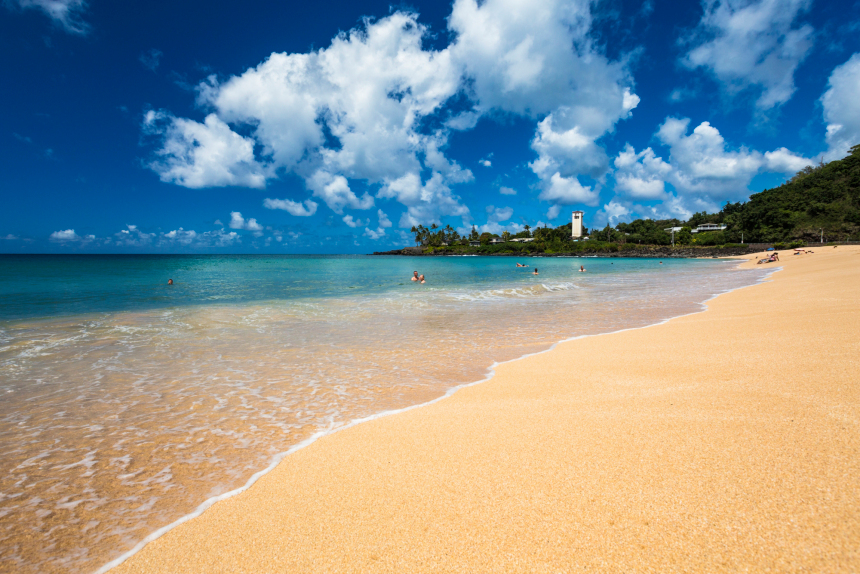
#> input picture projet final/kmeans/image3.jpg, 860 x 574 px
$ jupyter execute kmeans.ipynb
#> lines starting #> are read from the running program, lines starting #| are printed output that depends on the picture
[cell 1]
import cv2
import numpy as np
import matplotlib.pyplot as plt
from time import time
from sklearn.cluster import KMeans
from sklearn.utils import shuffle

[cell 2]
def image_segmentation(images, k):
#> called with images = 'image3.jpg', k = 2
    t1 =time()

    # load the image
    image = cv2.imread(images)
#> image is the input picture: shape (574, 860, 3); mean B, G, R 149.7, 150.6, 139.5
    image = cv2.cvtColor(image, cv2.COLOR_BGR2RGB)
    image = np.array(image, dtype=np.float64) / 255

    # shape of the original image (for reconstruction of the image)
    w, h, d = tuple(image.shape)
#> w = 574; h = 860; d = 3

    # reshaping the image to 2D array
    image_2D = image.reshape((-1, 3))
    image_2D = np.float32(image_2D)

    # extract a sample of the image for gain speed in execution
    image_array_sample = shuffle(image_2D, random_state=0)[:1000]
#> image_array_sample = 1000 rows, first 8: [0.976, 0.796, 0.592], [0.463, 0.659, 0.796], [0.914, 0.871, 0.863], [0.988, 0.78, 0.514], [0.098, 0.118, 0.0392], [0, 0.188, 0.408], [0.376, 0.322, 0.184], [0.769, 0.698, 0.682]

    # applying K-Means
    kmeans = KMeans(k, random_state=0).fit(image_array_sample)

    labels = kmeans.predict(image_2D)
    centers = kmeans.cluster_centers_
#> centers = [[0.131, 0.378, 0.545], [0.847, 0.751, 0.627]]

    # recreate the image
    d = centers.shape[1]
    image_out = np.zeros((w, h, d))
    label_idx = 0
    for i in range(w):
        for j in range(h):
            image_out[i][j] = centers[labels[label_idx]]
            label_idx += 1
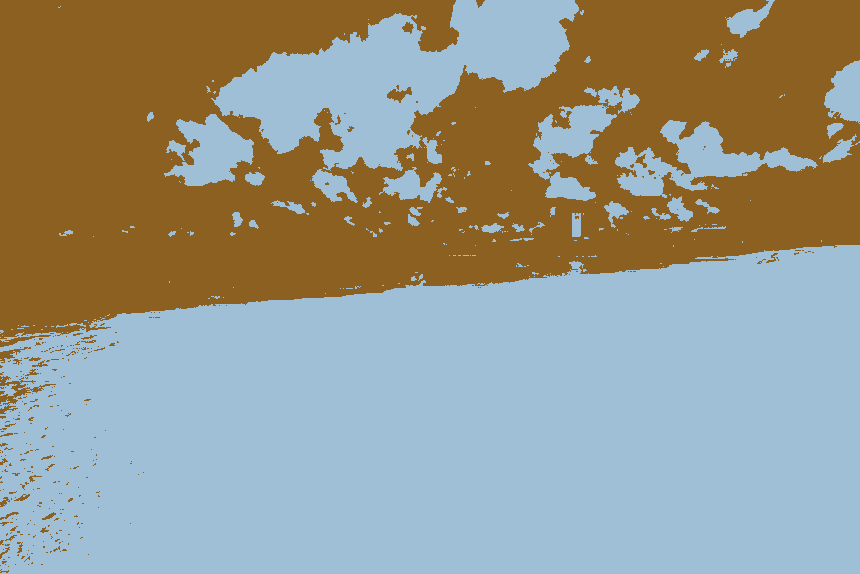
#> image_out: shape (574, 860, 3) float64; mean of channels 0, 1, 2 0.561, 0.602, 0.594; drawn as B, G, R
#> after the loop, label_idx = 493640

    fig, axs = plt.subplots(1, 2, figsize=(16, 6))

    axs[0].set_title('segmented image')
    axs[0].imshow(image_out)

    axs[1].set_title('original image')
    axs[1].imshow(image)

    plt.show()
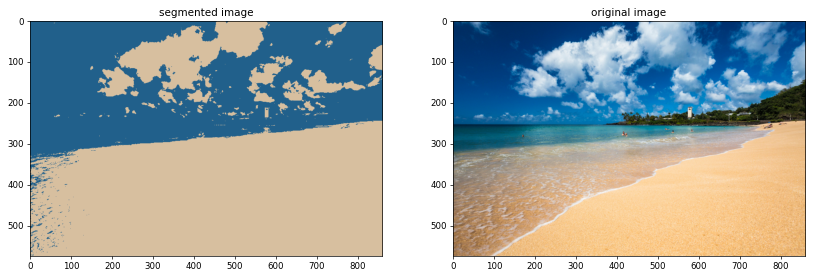
#> figure drawn by matplotlib, 2 panels
    print("done in %0.3fs." % (time() - t1))

[cell 3]
image_segmentation("image3.jpg", 2)

[cell 4]
image_segmentation("image3.jpg", 8)
#> call 2 of image_segmentation, with images = 'image3.jpg', k = 8
#> in image_segmentation (call 2), `centers = kmeans.cluster_centers_`: centers = [[0.371, 0.588, 0.731], [0.966, 0.791, 0.574], [0.0336, 0.418, 0.651], [0.665, 0.541, 0.414], [0.764, 0.69, 0.617], [0.176, 0.185, 0.113], [0.00703, 0.239, 0.461], [0.729, 0.812, 0.878]]
#> after the loop in image_segmentation (call 2), `for i in range(w):`:
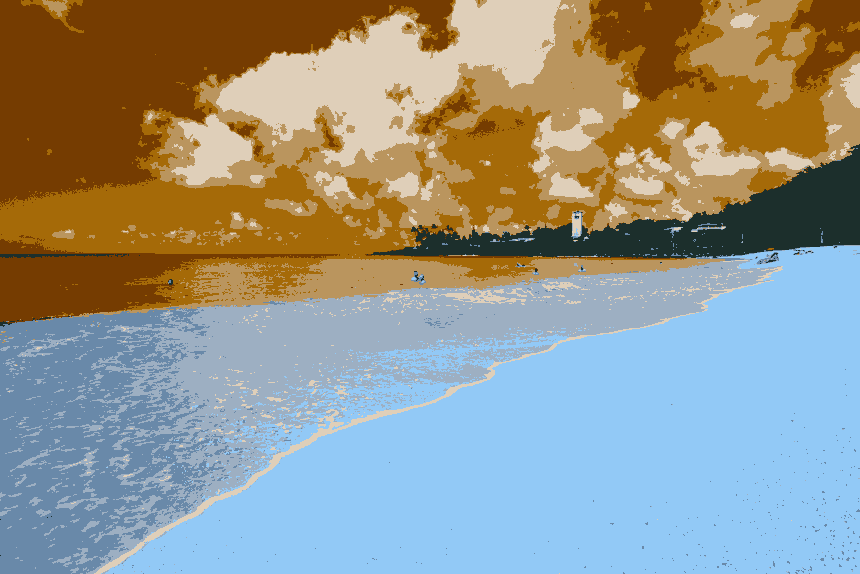
#> image_out: shape (574, 860, 3) float64; mean of channels 0, 1, 2 0.548, 0.592, 0.589; drawn as B, G, R
#> after the loop in image_segmentation (call 2), `for i in range(w):`: label_idx = 493640
#> in image_segmentation (call 2), `plt.show()`:
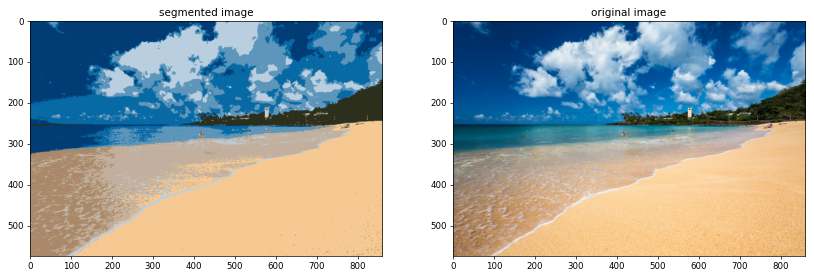
#> figure drawn by matplotlib, 2 panels

$ run again, with projet final/kmeans/image1.jpg copied over projet final/kmeans/image3.jpg
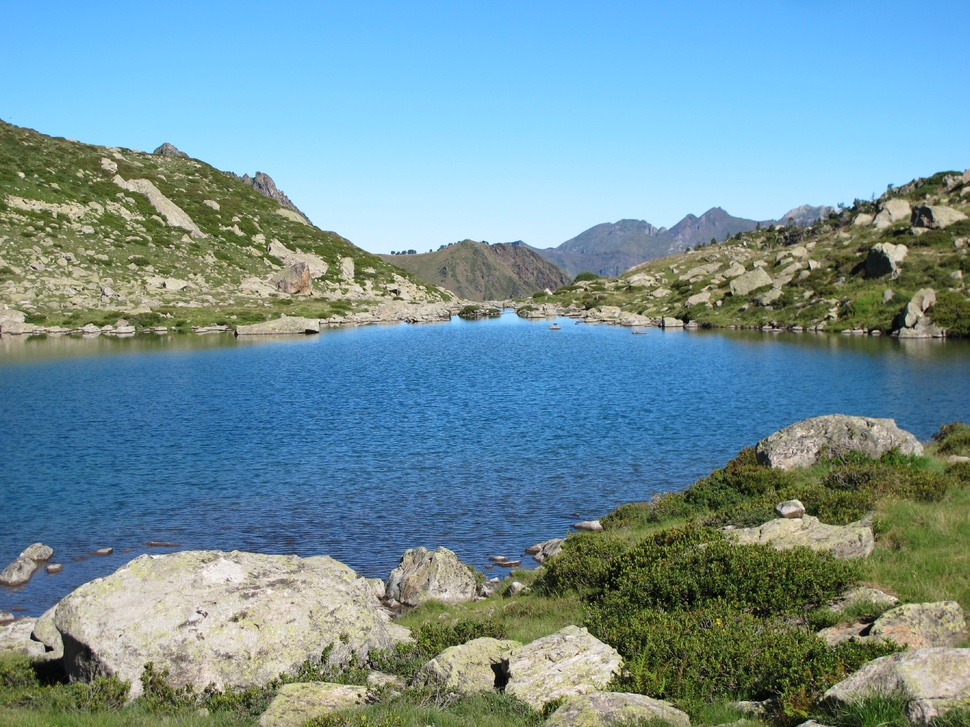
#> input picture projet final/kmeans/image1.jpg, 970 x 727 px, shrunk from 2048 x 1536 before the run
#> in image_segmentation, image is the input picture: shape (727, 970, 3); mean B, G, R 155.6, 146.8, 113.4
#> image_array_sample = 1000 rows, first 8: [0.329, 0.4, 0.243], [0.525, 0.545, 0.333], [0.196, 0.361, 0.447], [0.271, 0.408, 0.565], [0.706, 0.678, 0.639], [0.941, 0.894, 0.831], [0.447, 0.463, 0.263], [0.294, 0.494, 0.678]
#> centers = [[0.321, 0.409, 0.394], [0.61, 0.786, 0.882]]
#> after the loop in image_segmentation, `for i in range(w):`: label_idx = 705190
#> centers = [[0.218, 0.404, 0.572], [0.542, 0.818, 0.997], [0.441, 0.46, 0.302], [0.813, 0.782, 0.699], [0.157, 0.182, 0.0759], [0.298, 0.528, 0.729], [0.608, 0.589, 0.497], [0.313, 0.341, 0.181]]
#> after the loop in image_segmentation (call 2), `for i in range(w):`:
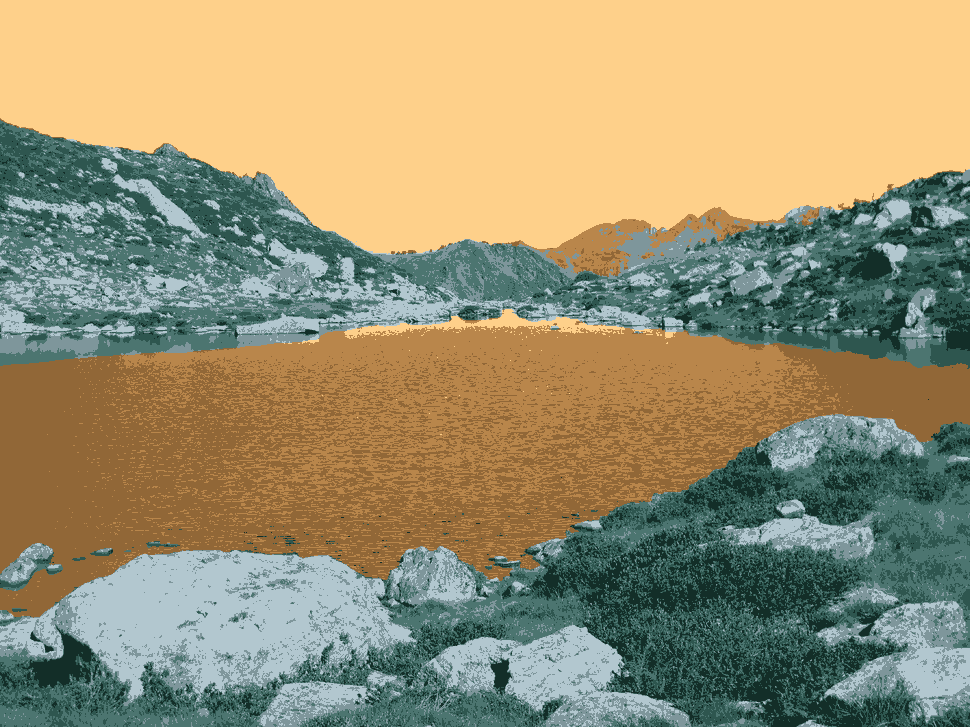
#> image_out: shape (727, 970, 3) float64; mean of channels 0, 1, 2 0.445, 0.575, 0.611; drawn as B, G, R
#> after the loop in image_segmentation (call 2), `for i in range(w):`: label_idx = 705190
#> in image_segmentation (call 2), `plt.show()`:
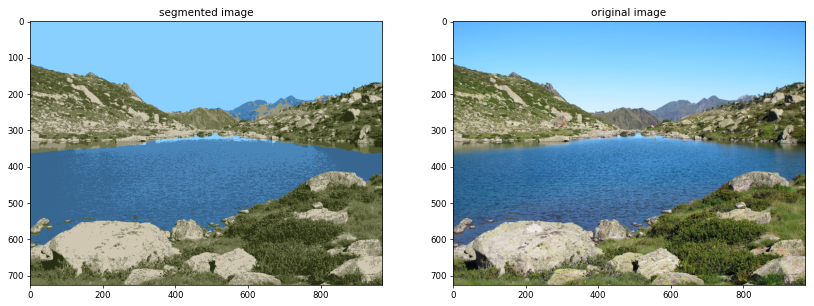
#> figure drawn by matplotlib, 2 panels
